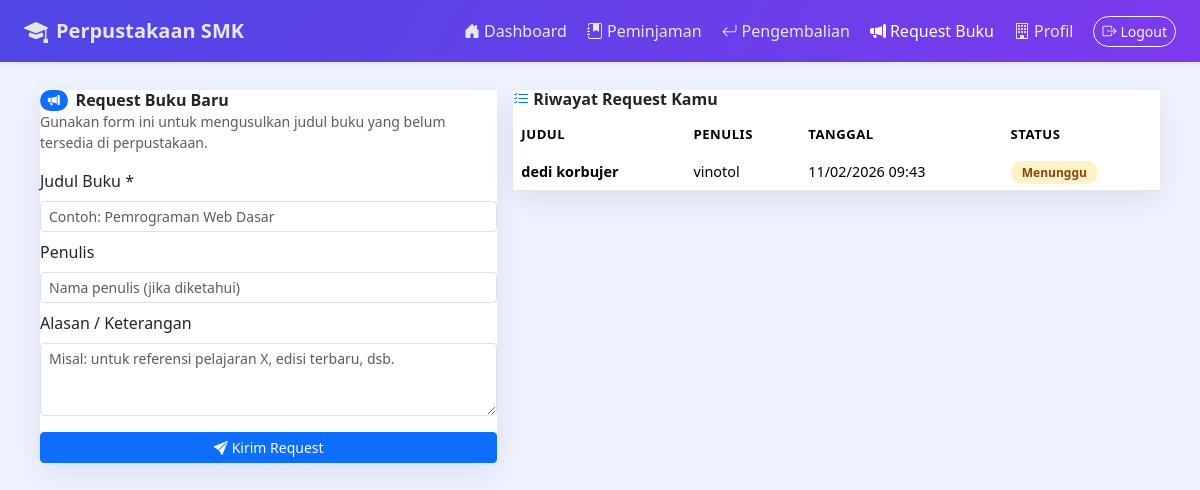
/anggota/request_buku.php (signed in), run on the app's committed database.
### tables this page shows
CREATE TABLE `book_requests` (
  `id` int NOT NULL,
  `id_user` int NOT NULL,
  `judul_buku` varchar(200) NOT NULL,
  `penulis` varchar(150) DEFAULT NULL,
  `keterangan` text,
  `status` enum('menunggu','diproses','ditolak','ditambah') NOT NULL DEFAULT 'menunggu',
  `tanggal_request` datetime DEFAULT CURRENT_TIMESTAMP
);

### anggota/request_buku.php (the view, shortened to what this page needs)
<?php
require_once '../config.php';
$user_id = $_SESSION['user_id'];
$req = mysqli_query($conn, "
    SELECT * FROM book_requests
    WHERE id_user='$user_id'
    ORDER BY tanggal_request DESC
");
?>
<!doctype html>
<html lang="id">
<head>
    <link href="https://cdn.jsdelivr.net/npm/bootstrap@5.3.3/dist/css/bootstrap.min.css" rel="stylesheet">
    <link href="https://cdn.jsdelivr.net/npm/bootstrap-icons@1.11.3/font/bootstrap-icons.css" rel="stylesheet">
</head>
<body>
    <nav class="navbar navbar-expand-lg navbar-school shadow-sm">
        <div class="container-fluid px-3 px-lg-4">
            <a class="navbar-brand d-flex align-items-center gap-2" href="#">
                <i class="bi bi-mortarboard-fill fs-4"></i>
                <span class="fw-semibold">Perpustakaan SMK</span>
            </a>
            <div class="collapse navbar-collapse" id="nav">
                <ul class="navbar-nav ms-auto align-items-lg-center gap-lg-1">
                    <li class="nav-item"><a class="nav-link" href="dashboard.php"><i class="bi bi-house-door-fill me-1"></i>Dashboard</a></li>
                    <li class="nav-item"><a class="nav-link" href="peminjaman.php"><i class="bi bi-journal-bookmark-fill me-1"></i>Peminjaman</a></li>
                    <li class="nav-item"><a class="nav-link" href="pengembalian.php"><i class="bi bi-arrow-return-left me-1"></i>Pengembalian</a></li>
                    <li class="nav-item"><a class="nav-link active" href="request_buku.php"><i class="bi bi-megaphone-fill me-1"></i>Request Buku</a></li>
                    <li class="nav-item">
                        <a class="nav-link" href="profil.php">
                            <i class="bi bi-building me-1"></i>Profil
                        </a>
                    </li>
                    <li class="nav-item d-none d-lg-block ms-2">
                        <a class="btn btn-outline-light btn-sm rounded-pill" href="../logout.php">
                            <i class="bi bi-box-arrow-right me-1"></i>Logout
                        </a>
                    </li>
                </ul>
            </div>
        </div>
    </nav>
    <div class="page-wrapper">
        <div class="row g-3">
            <div class="col-lg-5">
                <div class="card-shell mb-3">
                    <div class="card-header bg-white border-0">
                        <h6 class="mb-0 fw-semibold d-flex align-items-center gap-2">
                            <span class="badge rounded-pill text-bg-primary">
                                <i class="bi bi-megaphone-fill"></i>
                            </span>
                            Request Buku Baru
                        </h6>
                    </div>
                    <div class="card-body">
                        <p class="small text-muted mb-3">
                            Gunakan form ini untuk mengusulkan judul buku yang belum tersedia di perpustakaan.
                        </p>
                        <form method="post">
                            <div class="mb-2">
                                <label class="form-label">Judul Buku *</label>
                                <input type="text" name="judul_buku" class="form-control form-control-sm"
                                    placeholder="Contoh: Pemrograman Web Dasar" required>
                            </div>
                            <div class="mb-2">
                                <label class="form-label">Penulis</label>
                                <input type="text" name="penulis" class="form-control form-control-sm"
                                    placeholder="Nama penulis (jika diketahui)">
                            </div>
                            <div class="mb-3">
                                <label class="form-label">Alasan / Keterangan</label>
                                <textarea name="keterangan" rows="3" class="form-control form-control-sm"
                                    placeholder="Misal: untuk referensi pelajaran X, edisi terbaru, dsb."></textarea>
                            </div>
                            <button type="submit" name="kirim_request"
                                class="btn btn-primary w-100 btn-sm">
                                <i class="bi bi-send-fill me-1"></i>Kirim Request
                            </button>
                        </form>
                    </div>
                </div>
            </div>
            <div class="col-lg-7">
                <div class="card-shell">
                    <div class="card-header bg-white border-0">
                        <h6 class="mb-0 fw-semibold">
                            <i class="bi bi-list-check me-1 text-primary"></i>Riwayat Request Kamu
                        </h6>
                    </div>
                    <div class="card-body pt-2">
                        <div class="table-responsive">
                            <table class="table table-modern row-hover align-middle mb-0">
                                <thead>
                                    <tr>
                                        <th>Judul</th>
                                        <th>Penulis</th>
                                        <th>Tanggal</th>
                                        <th>Status</th>
                                    </tr>
                                </thead>
                                <tbody>
                                    <?php if (mysqli_num_rows($req) > 0): ?>
                                        <?php while ($r = mysqli_fetch_assoc($req)): ?>
                                            <tr>
                                                <td class="fw-semibold"><?php echo htmlspecialchars($r['judul_buku']); ?></td>
                                                <td><?php echo htmlspecialchars($r['penulis']); ?></td>
                                                <td><?php echo date('d/m/Y H:i', strtotime($r['tanggal_request'])); ?></td>
                                                <td>
                                                    <span class="status-pill <?php echo $r['status']; ?>">
                                                        <?php echo ucfirst($r['status']); ?>
                                                    </span>
                                                </td>
                                            </tr>
                                        <?php endwhile; ?>
                                    <?php endif; ?>
                                </tbody>
                            </table>
                        </div>
                    </div>
                </div>
            </div>
        </div>
    </div>
</body>
</html>

### anggota/request_buku.php (style rules this page uses)
body { background: #eef2ff; font-family: system-ui, -apple-system, "Segoe UI", sans-serif; }
.navbar-school { background: linear-gradient(120deg, #4f46e5, #7c3aed); }
.navbar-school .navbar-brand, .navbar-school .nav-link { color: #e5e7eb !important; font-weight: 500; }
.navbar-school .nav-link.active, .navbar-school .nav-link:hover { color: #ffffff !important; }
.page-wrapper { padding: 24px 16px 32px; }
@media (min-width:992px) { .page-wrapper { padding: 28px 40px 40px; } }
.card-shell { border: none; border-radius: 14px; background: #ffffff; box-shadow: 0 10px 26px rgba(15, 23, 42, .08); }
.table-modern thead { background: #0f172a; color: #e5e7eb; }
.table-modern thead th { border: none; font-size: .82rem; text-transform: uppercase; letter-spacing: .04em; }
.table-modern tbody td { font-size: .9rem; vertical-align: middle; border-color: #e5e7eb; }
.status-pill { border-radius: 999px; padding: .18rem .7rem; font-size: .75rem; font-weight: 600; }
.status-pill.menunggu { background: #fef3c7; color: #92400e; }

### data on the page
book_requests: judul_buku "dedi korbujer", penulis "vinotol", tanggal_request "11/02/2026 09:43", status "Menunggu"
